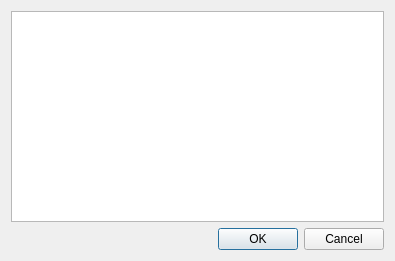
<?xml version="1.0" encoding="UTF-8"?>
<ui version="4.0">
 <class>Dialog</class>
 <widget class="QDialog" name="Dialog">
  <property name="geometry">
   <rect>
    <x>0</x>
    <y>0</y>
    <width>395</width>
    <height>261</height>
   </rect>
  </property>
  <property name="windowTitle">
   <string>單詞本分組</string>
  </property>
  <layout class="QVBoxLayout" name="verticalLayout">
   <item>
    <widget class="QListWidget" name="wordGroupListWidget">
     <property name="alternatingRowColors">
      <bool>true</bool>
     </property>
    </widget>
   </item>
   <item>
    <widget class="QDialogButtonBox" name="buttonBox">
     <property name="orientation">
      <enum>Qt::Horizontal</enum>
     </property>
     <property name="standardButtons">
      <set>QDialogButtonBox::Cancel|QDialogButtonBox::Ok</set>
     </property>
    </widget>
   </item>
  </layout>
 </widget>
 <resources/>
 <connections>
  <connection>
   <sender>buttonBox</sender>
   <signal>accepted()</signal>
   <receiver>Dialog</receiver>
   <slot>accept()</slot>
   <hints>
    <hint type="sourcelabel">
     <x>248</x>
     <y>254</y>
    </hint>
    <hint type="destinationlabel">
     <x>157</x>
     <y>274</y>
    </hint>
   </hints>
  </connection>
  <connection>
   <sender>buttonBox</sender>
   <signal>rejected()</signal>
   <receiver>Dialog</receiver>
   <slot>reject()</slot>
   <hints>
    <hint type="sourcelabel">
     <x>316</x>
     <y>260</y>
    </hint>
    <hint type="destinationlabel">
     <x>286</x>
     <y>274</y>
    </hint>
   </hints>
  </connection>
 </connections>
</ui>
